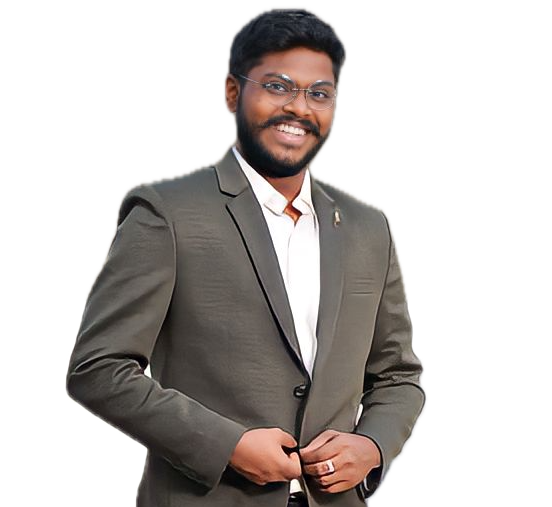
#> input picture assets/6vgicdie_surya-professional.png, 552 x 507 px, found by its file name
$ python make-vcard.py
#> lines starting #> are read from the running program, lines starting #| are printed output that depends on the picture
"""Regenerate contact.vcf. Run with your live card URL once deployed:

    python tools/make-vcard.py https://your-domain.com/card.html

A real .vcf file is used (rather than one built in JS) because iOS Safari
opens it straight into "Add to Contacts", and it still works with JS off.
"""
import base64, io, sys, datetime
from PIL import Image

ME = dict(
    last="Baratam", first="Sai Surya Kiran",
    full="Baratam Sai Surya Kiran",
    title="AI & Data Engineer",
    org="Commbricks",
    tel="+918919274754",
    email="saisuryakiranbaratam@gmail.com",
    city="Hyderabad", country="India",
    note="AI and data engineering, 10+ years. PhD research on quantum "
         "computing for AI, AGI and ASI models.",
)

url = sys.argv[1] if len(sys.argv) > 1 else ""

src = Image.open("assets/6vgicdie_surya-professional.png").convert("RGBA")
#> src is the input picture: PIL image 552x507 RGBA; mean R, G, B, A 46.1, 41.1, 38.6, 102.9
head = src.crop((178, 6, 478, 306))
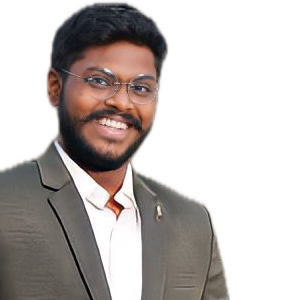
#> head: PIL image 300x300 RGBA; mean R, G, B, A 63, 56.3, 53.7, 122.6; transparent parts drawn white
flat = Image.new("RGB", head.size, (252, 249, 245))
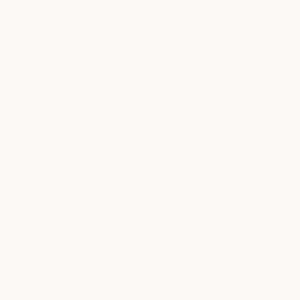
#> flat: PIL image 300x300 RGB; mean R, G, B 252, 249, 245
flat.paste(head, (0, 0), head)
buf = io.BytesIO()
flat.resize((280, 280), Image.LANCZOS).save(buf, "JPEG", quality=78, optimize=True)
photo = base64.b64encode(buf.getvalue()).decode()

lines = [
    "BEGIN:VCARD", "VERSION:3.0",
    f"N:{ME['last']};{ME['first']};;;",
    f"FN:{ME['full']}",
    f"TITLE:{ME['title']}",
    f"ORG:{ME['org']}",
    f"TEL;TYPE=CELL,VOICE:{ME['tel']}",
    f"EMAIL;TYPE=INTERNET,PREF:{ME['email']}",
    f"ADR;TYPE=WORK:;;;{ME['city']};;;{ME['country']}",
]
if url:
    lines.append(f"URL:{url}")
lines += [
    f"NOTE:{ME['note']}",
    f"PHOTO;ENCODING=b;TYPE=JPEG:{photo}",
    "REV:" + datetime.datetime.now(datetime.timezone.utc).strftime("%Y-%m-%dT%H:%M:%SZ"),
    "END:VCARD",
]

def fold(line):
    if len(line) <= 74:
        return line
    out, rest = line[:74], line[74:]
    while rest:
        out += "\r\n " + rest[:73]
        rest = rest[73:]
    return out

vcf = "\r\n".join(fold(l) for l in lines) + "\r\n"
with open("contact.vcf", "w", encoding="utf-8", newline="") as f:
    f.write(vcf)
print(f"contact.vcf written — {len(vcf)} bytes, url={url or '(none set)'}")
